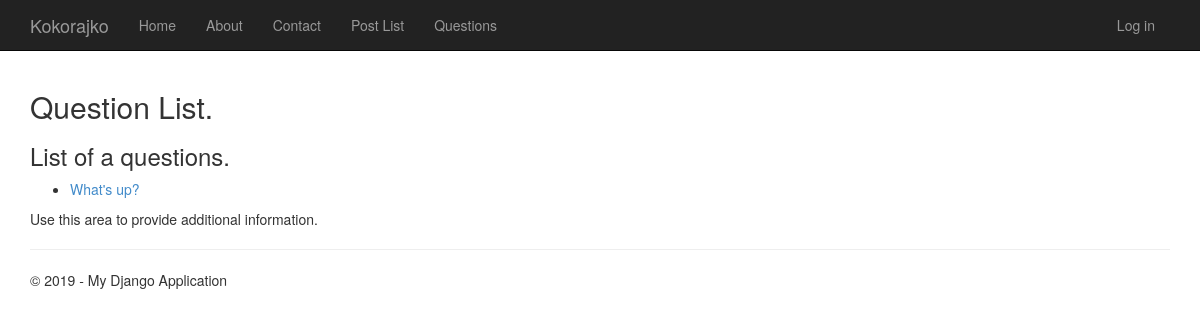
The page /question/ on the database as committed earlier.
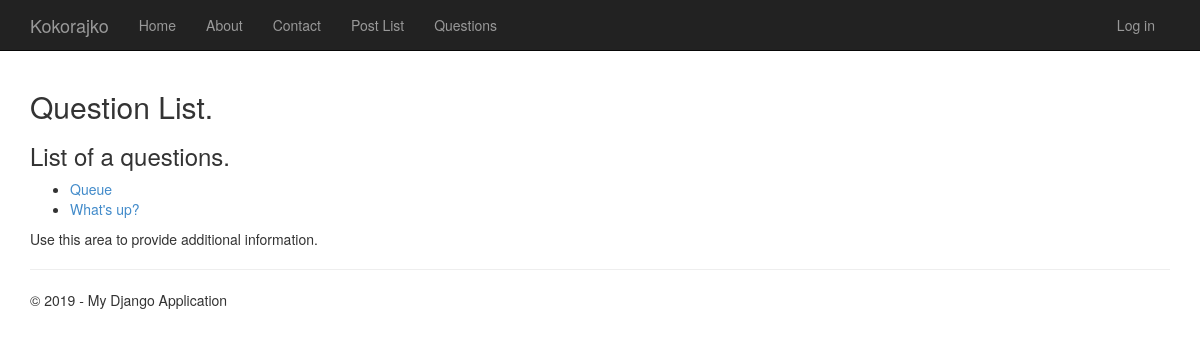
The same page on the database as committed later.
### app/models.py (models this page shows, shortened)
class Question(models.Model):
    question_text = models.CharField(max_length=200)
    pub_date = models.DateTimeField('date published')
    def was_published_recently(self):
        return self.pub_date >= timezone.now() - datetime.timedelta(days=1)
    was_published_recently.admin_order_field = 'pub_date'
    was_published_recently.boolean = True
    was_published_recently.short_description = 'Published recently?'

### app/views.py (the view)
# urls.py: url(r'^question/$', app.views.question_list, name='question_list'),
def question_list(request):
    latest_question_list = Question.objects.order_by('-pub_date')[:5]
    return render(request, 'app/question_list.html',
                  {
                       'title':'Question List',
                       'message':'List of a questions.',
                       'year':datetime.now().year,
                       'latest_question_list': latest_question_list,
                  }
    )

### app/templates/app/question_list.html
﻿{% extends "app/layout.html" %}
{% block content %}
<h2>{{ title }}.</h2>
<h3>{{ message }}</h3>
    {% if latest_question_list %}
    <ul>
        {% for question in latest_question_list %}
            <li><a href="{% url 'detail' question.id %}">{{ question.question_text }}</a></li>
        {% endfor %}
    </ul>
    {% else %}
    <p>No apps are available.</p>
    {% endif %}
<p>Use this area to provide additional information.</p>
{% endblock %}

Rows that differ between the two databases and show on the page:
added Question: question_text "Queue"
